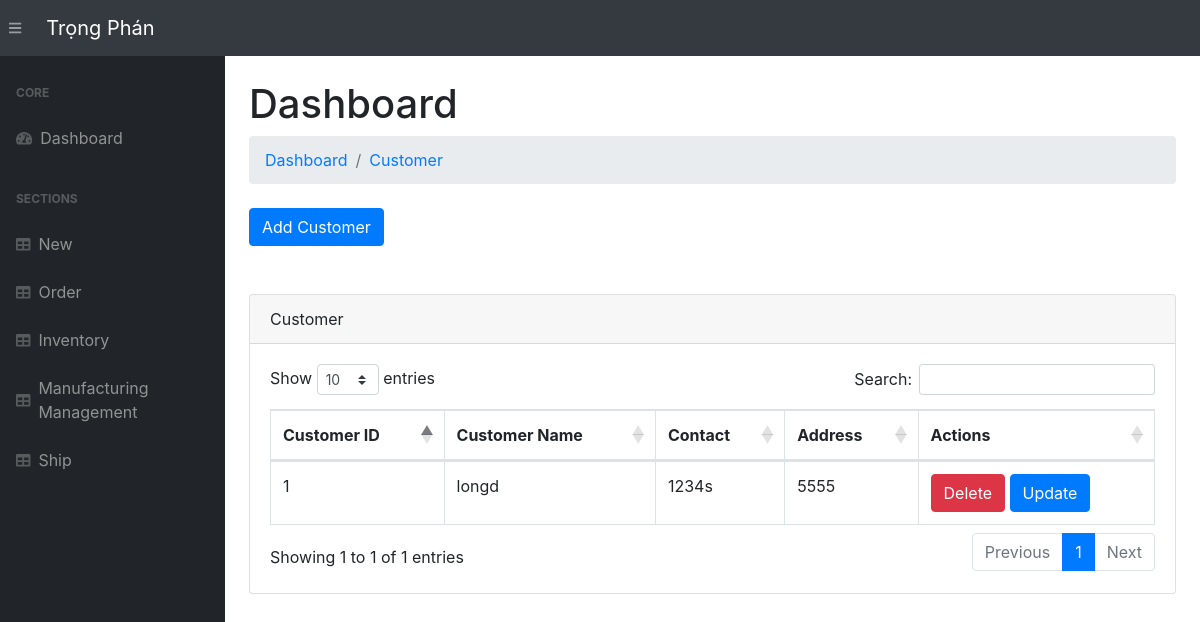
Before: /customer/ with the older database file.
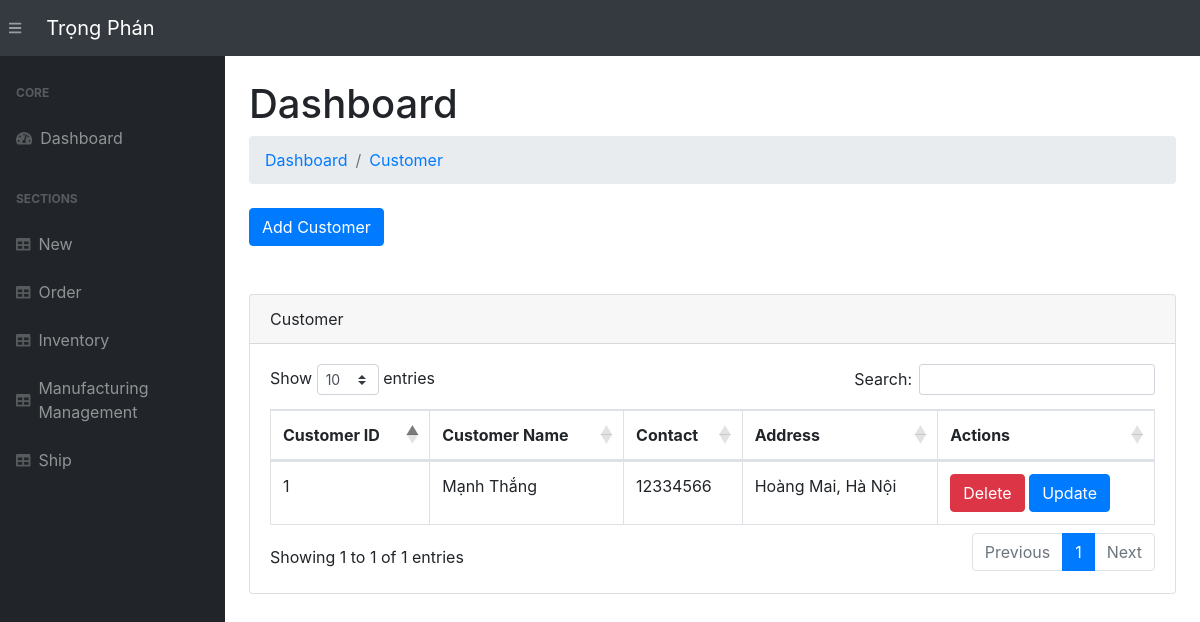
After: the same page with the newer database file.
### app.py (models this page shows, shortened)
class Customer(db.Model):
    __tablename__     = 'customer'
    cus_id            = db.Column(db.Integer, primary_key=True)
    cus_name          = db.Column(db.String(255), nullable=False)
    cus_contact       = db.Column(db.String(255), nullable=False)
    cus_address       = db.Column(db.String(255), nullable=False)

### app.py (the view, shortened to what this page needs)
@app.route('/customer/', methods=["POST", "GET"])
def viewCustomer():
    customers = Customer.query.all()
    return render_template("customer.html", customers=customers)  # Trả về template danh sách nhà cung cấp

### templates/customer.html (shortened to what this page needs)
{% extends 'base.html' %}
{% block content %}
<main>
    <div class="container-fluid">
        <h1 class="mt-4">Dashboard</h1>
        <ol class="breadcrumb mb-4">
            <li class="breadcrumb-item"><a href="/">Dashboard</a></li>
            <li class="breadcrumb-item"><a href="/customer/">Customer</a></li>
        </ol>
        <a class="btn btn-primary" href="/add-customer/">
            Add Customer
        </a>
        <br><br><br>
        <div class="card mb-4">
            <div class="card-header">Customer</div>
            <div class="card-body">
                <table class="table table-bordered" id="dataTable" width="100%" cellspacing="0">
                    <thead>
                        <tr>
                            <th>Customer ID</th>
                            <th>Customer Name</th>
                            <th>Contact</th>
                            <th>Address</th>
                            <th>Actions</th>
                        </tr>
                    </thead>
                    <tbody>
                        {% for customer in customers %}
                        <tr>
                            <td>{{ customer.cus_id }}</td>
                            <td>{{ customer.cus_name }}</td>
                            <td>{{ customer.cus_contact }}</td>
                            <td>{{ customer.cus_address }}</td>
                            <td>
                                <div style="display: inline-block;">
                                    <a class="btn btn-danger" href="#" onclick="confirmDelete(event, '{{ customer.cus_id }}')">Delete</a>
                                    <a class="btn btn-primary" href="/update-customer/{{ customer.cus_id }}">Update</a>
                                </div>
                            </td>
                        </tr>
                        {% endfor %}
                    </tbody>
                </table>
            </div>
        </div>
    </div>
</main>
{% endblock %}

Changed rows visible on the page:
changed Customer id 1: cus_name "longd" → "Mạnh Thắng"; cus_contact "1234s" → "12334566"; cus_address "5555" → "Hoàng Mai, Hà Nội"
